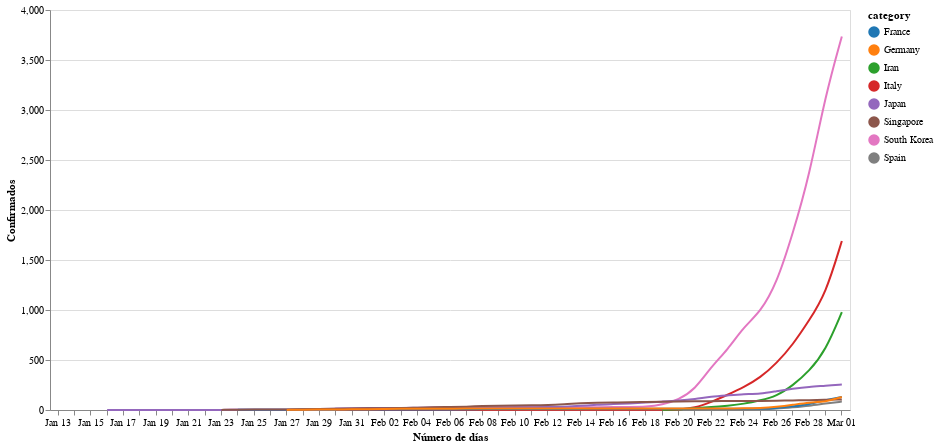

The notebook cell this image was saved under:
### Markdown cell above
Haz click en la leyenda para activar una única línea.

Datos tomados de fuentes externas. Ver sección "Sobre esta herramienta" para más información.

### Code cell
# collapse

# get data
response = requests.get('https://docs.google.com/spreadsheet/ccc?key=1Z7VQ5xlf3BaTx_LBBblsW4hLoGYWnZyog3jqsS9Dbgc&output=csv&gid=0')
assert response.status_code == 200, 'Wrong status code'
data = response.content
df = pd.read_csv(BytesIO(data))
df = df[df.columns[2:]][1:65].T.reset_index(drop=True)
col_names = df.iloc[0]
col_names[1] = 'Fecha'
df.columns = col_names
df = df.drop(df.index[0])
df['Fecha'] = pd.to_datetime(df['Fecha'], utc=True)
df = df.set_index('Fecha')
df = df.applymap(lambda a: str(a).replace(',',''))
df = df.apply(pd.to_numeric, errors='coerce')

# plot

# color scheme
def my_theme():
    return {
        'config': {
            'range': {'category': {'scheme': 'category10'}}
        }
    }

# Register and enable.
alt.themes.register('my_theme', my_theme)
alt.themes.enable('my_theme')

keep = ['Spain', 'Italy', 'South Korea', 'Iran', 'Japan', 'France', 'Singapore', 'Germany']
df = df[keep]
# the last day is dicarded until the day is (almost) over
plus_all = 49
df = df[0:plus_all]

source = df.reset_index().melt('Fecha', var_name='category', value_name='Confirmados')
selection = alt.selection_multi(fields=['category'], bind='legend')

line = alt.Chart(source).mark_line(interpolate='basis').encode(
    alt.X('monthdate(Fecha):O', axis=alt.Axis(tickRound=True), title='Número de días'),
    alt.Y('Confirmados:Q'),
    alt.Color('category:N'),
    opacity=alt.condition(selection, alt.value(1), alt.value(0.2))
)

nearest = alt.selection(type='single', nearest=True, on='mouseover',
                        fields=['Fecha'], empty='none')

# Transparent selectors across the chart. This is what tells us
# the x-value of the cursor
selectors = alt.Chart(source).mark_point().encode(
    x='monthdate(Fecha):O',
    opacity=alt.value(0),
).add_selection(
    nearest
)

# Draw points on the line, and highlight based on selection
points = line.mark_point().encode(
    opacity=alt.condition(nearest, alt.value(1), alt.value(0))
)

# Draw text labels near the points, and highlight based on selection
text = line.mark_text(align='left', dx=5, dy=-5).encode(
    text=alt.condition(nearest, 'Confirmados:Q', alt.value(' '))
)

line = line.add_selection(
    selection
)

# Draw a rule at the location of the selection
rules = alt.Chart(source).mark_rule(color='gray').encode(
    x='monthdate(Fecha):O',
).transform_filter(
    nearest
)

# Put the five layers into a chart and bind the data
alt.layer(
    line, selectors, points, rules, text
).properties(
    width=800, height=400
)

### Figure 1 — Vega-Lite specification as saved in the notebook (floating-point values rounded to 4 significant figures; data arrays with more than 128 entries replaced by an {"elided": "..."} marker saying what was removed)
{"config": {"range": {"category": {"scheme": "category10"}}}, "layer": [{"mark": {"type": "line", "interpolate": "basis"}, "encoding": {"color": {"type": "nominal", "field": "category"}, "opacity": {"condition": {"value": 1, "selection": "selector004"}, "value": 0.2}, "x": {"type": "ordinal", "axis": {"tickRound": true}, "field": "Fecha", "timeUnit": "monthdate", "title": "Número de días"}, "y": {"type": "quantitative", "field": "Confirmados"}}, "selection": {"selector004": {"type": "multi", "fields": ["category"], "bind": "legend"}}}, {"mark": "point", "encoding": {"opacity": {"value": 0}, "x": {"type": "ordinal", "field": "Fecha", "timeUnit": "monthdate"}}, "selection": {"selector005": {"type": "single", "nearest": true, "on": "mouseover", "fields": ["Fecha"], "empty": "none"}}}, {"mark": "point", "encoding": {"color": {"type": "nominal", "field": "category"}, "opacity": {"condition": {"value": 1, "selection": "selector005"}, "value": 0}, "x": {"type": "ordinal", "axis": {"tickRound": true}, "field": "Fecha", "timeUnit": "monthdate", "title": "Número de días"}, "y": {"type": "quantitative", "field": "Confirmados"}}}, {"mark": {"type": "rule", "color": "gray"}, "encoding": {"x": {"type": "ordinal", "field": "Fecha", "timeUnit": "monthdate"}}, "transform": [{"filter": {"selection": "selector005"}}]}, {"mark": {"type": "text", "align": "left", "dx": 5, "dy": -5}, "encoding": {"color": {"type": "nominal", "field": "category"}, "opacity": {"condition": {"value": 1, "selection": "selector004"}, "value": 0.2}, "text": {"condition": {"type": "quantitative", "field": "Confirmados", "selection": "selector005"}, "value": " "}, "x": {"type": "ordinal", "axis": {"tickRound": true}, "field": "Fecha", "timeUnit": "monthdate", "title": "Número de días"}, "y": {"type": "quantitative", "field": "Confirmados"}}}], "data": {"name": "data-bfc57036a42094c0d713f3fcdd4ac69d"}, "height": 400, "width": 800, "$schema": "https://vega.github.io/schema/vega-lite/v4.0.2.json", "datasets": {"data-bfc57036a42094c0d713f3fcdd4ac69d": {"elided": "392 records"}}}
